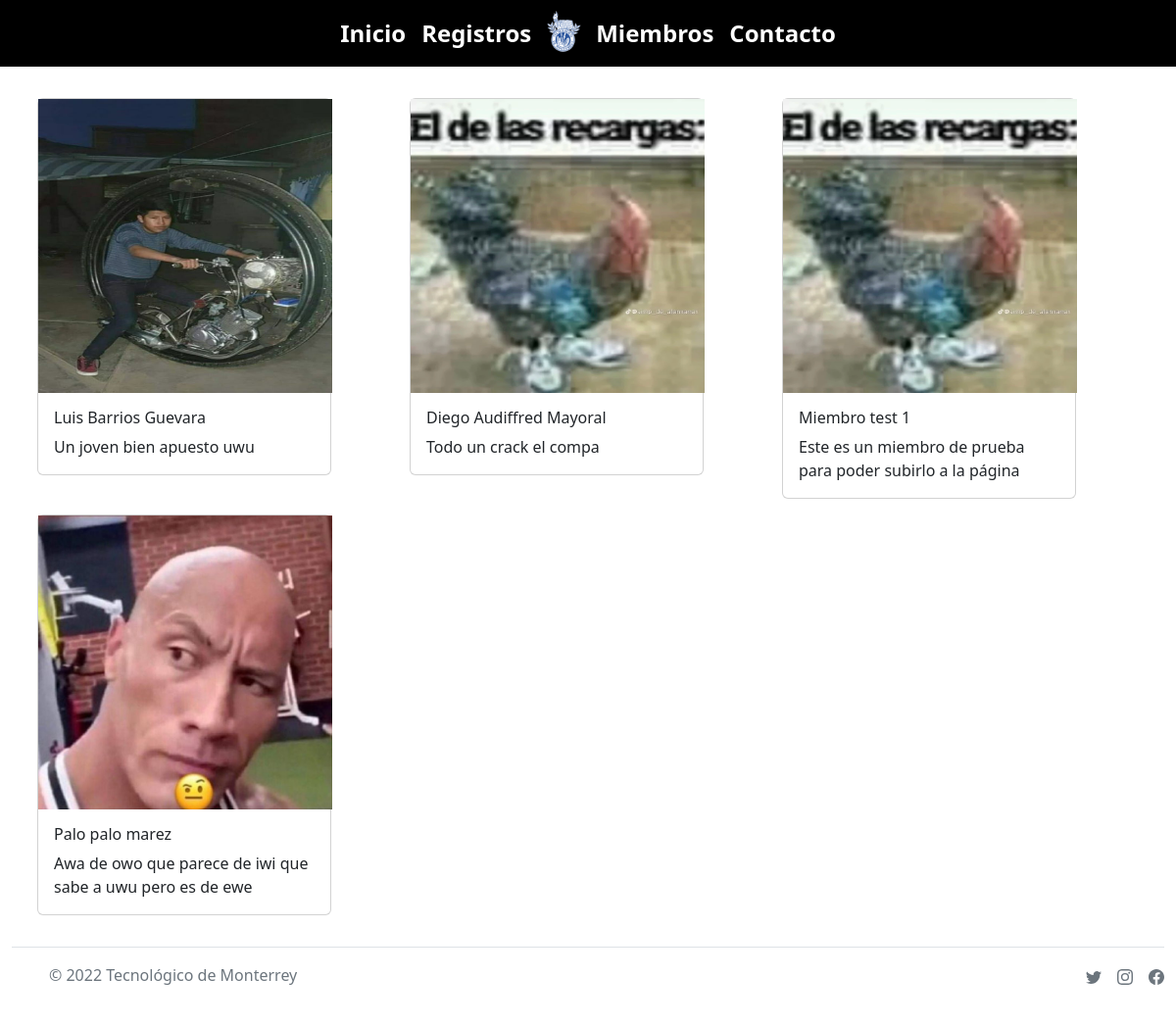
The page /members/ on the database its author committed.
### Semanai/models.py (models this page shows, shortened)
class miembros(models.Model):
    name = models.CharField("Nombre", max_length=50)
    description = models.TextField()
    profilePicture = models.ImageField(
        upload_to='static/img', null=True, blank=True)

### Semanai/views.py (the view)
# urls.py: path('members/',views.members,name="members"),
def members(request):
    members = miembros.objects.all()
    return render(request, 'members.html',{'members': members})

### templates/members.html (shortened to what this page needs)
{% load static %}
<html lang="en">
<head>
    <link href="../static/bootstrap/scss/bootstrap.css" rel="stylesheet">
    <link rel=" stylesheet" href="{% static 'bootstrap/scss/bootstrap.css' %}">
</head>
<body data-new-gr-c-s-check-loaded="14.1024.0" data-gr-ext-installed="">
    {% include 'navabarTop.html' %}
        <div class="container marketing mt-4">
<div class = "row">
           {% for member in members %}
                <div class="col-4 p-2 justify-content.center">
                    <div class="card " style="width: 300px;">
                        <img src="{{member.profilePicture.url}}" class=""  style="width: 300px; height: 300px;" alt="...">
                        <div class="card-body">
                          <h6 class="card-title">{{member.name}}</h6>
                          <p class="card-text">{{member.description}}</p>
                        </div>
                      </div>
                </div>
                {% endfor %}
            </div>
        </div>
        {% include 'footer.html' %}
</body>
</html>

### rows shown on the page
miembros: profilePicture (picture), name "Luis Barrios Guevara", description "Un joven bien apuesto uwu"
miembros: profilePicture (picture), name "Diego Audiffred Mayoral", description "Todo un crack el compa"
miembros: profilePicture (picture), name "Miembro test 1", description "Este es un miembro de prueba para poder subirlo a la página"
miembros: profilePicture (picture), name "Palo palo marez", description "Awa de owo que parece de iwi que sabe a uwu pero es de ewe"
